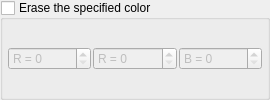
            <widget class="QGroupBox" name="eraseGroupBox">
             <property name="sizePolicy">
              <sizepolicy hsizetype="Minimum" vsizetype="Fixed">
               <horstretch>0</horstretch>
               <verstretch>0</verstretch>
              </sizepolicy>
             </property>
             <property name="minimumSize">
              <size>
               <width>270</width>
               <height>0</height>
              </size>
             </property>
             <property name="title">
              <string>Erase the specified color</string>
             </property>
             <property name="flat">
              <bool>false</bool>
             </property>
             <property name="checkable">
              <bool>true</bool>
             </property>
             <property name="checked">
              <bool>false</bool>
             </property>
             <layout class="QHBoxLayout" name="horizontalLayout_10">
              <property name="spacing">
               <number>2</number>
              </property>
              <property name="leftMargin">
               <number>5</number>
              </property>
              <property name="topMargin">
               <number>5</number>
              </property>
              <property name="rightMargin">
               <number>5</number>
              </property>
              <property name="bottomMargin">
               <number>5</number>
              </property>
              <item>
               <widget class="QSpinBox" name="eraseRedSpinBox">
                <property name="minimumSize">
                 <size>
                  <width>75</width>
                  <height>0</height>
                 </size>
                </property>
                <property name="wrapping">
                 <bool>false</bool>
                </property>
                <property name="frame">
                 <bool>true</bool>
                </property>
                <property name="readOnly">
                 <bool>false</bool>
                </property>
                <property name="buttonSymbols">
                 <enum>QAbstractSpinBox::UpDownArrows</enum>
                </property>
                <property name="accelerated">
                 <bool>false</bool>
                </property>
                <property name="keyboardTracking">
                 <bool>false</bool>
                </property>
                <property name="showGroupSeparator" stdset="0">
                 <bool>false</bool>
                </property>
                <property name="suffix">
                 <string/>
                </property>
                <property name="prefix">
                 <string>R = </string>
                </property>
                <property name="maximum">
                 <number>255</number>
                </property>
                <property name="stepType">
                 <enum>QAbstractSpinBox::DefaultStepType</enum>
                </property>
               </widget>
              </item>
              <item>
               <widget class="QSpinBox" name="eraseGreenSpinBox">
                <property name="minimumSize">
                 <size>
                  <width>75</width>
                  <height>0</height>
                 </size>
                </property>
                <property name="wrapping">
                 <bool>false</bool>
                </property>
                <property name="frame">
                 <bool>true</bool>
                </property>
                <property name="readOnly">
                 <bool>false</bool>
                </property>
                <property name="buttonSymbols">
                 <enum>QAbstractSpinBox::UpDownArrows</enum>
                </property>
                <property name="accelerated">
                 <bool>false</bool>
                </property>
                <property name="keyboardTracking">
                 <bool>false</bool>
                </property>
                <property name="showGroupSeparator" stdset="0">
                 <bool>false</bool>
                </property>
                <property name="suffix">
                 <string/>
                </property>
                <property name="prefix">
                 <string>R = </string>
                </property>
                <property name="maximum">
                 <number>255</number>
                </property>
                <property name="stepType">
                 <enum>QAbstractSpinBox::DefaultStepType</enum>
                </property>
               </widget>
              </item>
              <item>
               <widget class="QSpinBox" name="eraseBlueSpinBox">
                <property name="minimumSize">
                 <size>
                  <width>75</width>
                  <height>0</height>
                 </size>
                </property>
                <property name="wrapping">
                 <bool>false</bool>
                </property>
                <property name="frame">
                 <bool>true</bool>
                </property>
                <property name="readOnly">
                 <bool>false</bool>
                </property>
                <property name="buttonSymbols">
                 <enum>QAbstractSpinBox::UpDownArrows</enum>
                </property>
                <property name="accelerated">
                 <bool>false</bool>
                </property>
                <property name="keyboardTracking">
                 <bool>false</bool>
                </property>
                <property name="showGroupSeparator" stdset="0">
                 <bool>false</bool>
                </property>
                <property name="suffix">
                 <string/>
                </property>
                <property name="prefix">
                 <string>B = </string>
                </property>
                <property name="maximum">
                 <number>255</number>
                </property>
                <property name="stepType">
                 <enum>QAbstractSpinBox::DefaultStepType</enum>
                </property>
               </widget>
              </item>
             </layout>
            </widget>
